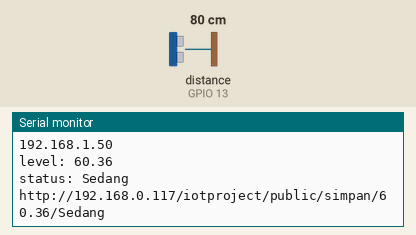
Bench run of a sketch on a simulated ESP32. On the bench: the last lines printed to the serial monitor. Wiring (inferred from the names in the program): ultrasonic range finder: trigger GPIO 12; echo GPIO 13. The inputs (shaded band) are chosen by the test bench; at power-on: distance to the obstacle (sensor on GPIO 13) 80 cm. The echo pulse lasts 58.3 µs per cm; WiFi joins after 1.5 s; servers stay silent unless stated.

Above: at 2.7 s.
2.8 s: distance to the obstacle (sensor on GPIO 13) set to 2 cm
At 3.4 s:
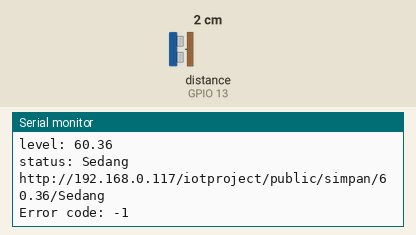
7.4 s: distance to the obstacle (sensor on GPIO 13) set to 250 cm
At 9.2 s:
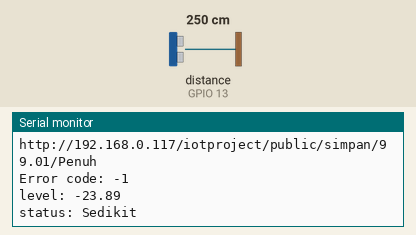
Timing chart, 0 to 10.7 s (numbered marks = the images above; inputs shaded):
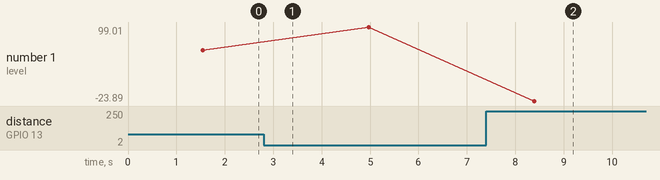

The sketch:

iotproject_Computing.ino
```cpp
#include <Wire.h>
#include <WiFi.h>
#include <HTTPClient.h>

// ---------- set val. untuk wifi ----------//
const char* ssid = "Kost@Jamaludin_Depan"; // untuk mengganti nama wifi
const char* password = "Cikarang2023"; /// untuk mengganti password wifi
// ------------ end ---------------//
// --------- set val. untuk web -------//
const char* serverName = "192.168.0.117";
const int httpPort = 8080; // Port HTTPS
String id_device = "1";
String status_send = "ERR";
// -------------- end --------------//
// Konfigurasi sensor ultrasonik
const int trigPin = 12;
const int echoPin = 13;

void setup() {
  Serial.begin(9600);

  // Inisialisasi pin untuk sensor ultrasonik
  pinMode(trigPin, OUTPUT);
  pinMode(echoPin, INPUT);
  //Setup Wifi connection
  WiFi.mode(WIFI_STA);
  WiFi.begin(ssid, password);
  Serial.println("Connecting to WiFi ..");
  while (WiFi.status() != WL_CONNECTED) {
    Serial.print('.');
  }
  Serial.println("CONNECTED");
  Serial.println("IP address: ");
  Serial.println(WiFi.localIP());
  digitalWrite(BUILTIN_LED, HIGH);
}

void loop() {
  cek_koneksi();
  // Baca tinggi tempat sampah dari sensor ultrasonik
  float sensor = bacaTinggi();
  // Konversi tinggi menjadi level
  float level = 100 - ((sensor / 200.0) * 100.0);
  // Tentukan status level
  String status;
  if (level < 40) {
    status = "Sedikit";
  } else if (level >= 40 && level <= 90) {
    status = "Sedang";
  } else {
    status = "Penuh";
  }
  Serial.print("level: ");
  Serial.println(level);
  Serial.print("status: ");
  Serial.println(status);
  delay(1000);
  // Kirim data ke server
  kirimDataKeServer(level, status);
  delay(1000); // Kirim data setiap 10 detik
}

//Fungsi baca tinggi
float bacaTinggi() {
  digitalWrite(trigPin, LOW);
  delayMicroseconds(2);
  digitalWrite(trigPin, HIGH);
  delayMicroseconds(10);
  digitalWrite(trigPin, LOW);
  return pulseIn(echoPin, HIGH) * 0.034 / 2;
}

//Fungsi kirim data ke server
void kirimDataKeServer(float level, String status) {
  HTTPClient http;

  String url;
  url = "http://" + String(serverName) + "/iotproject/public/simpan/" + String(level) + "/" + String(status);

  Serial.println(url);
  // Mengirimkan data ke server

  http.begin(url);
  int httpResponseCode = http.GET();

  if (httpResponseCode > 0) {
    String response = http.getString();
    Serial.println("Server response: " + response);
  } else {
    Serial.print("Error code: ");
    Serial.println(httpResponseCode);
  }
  delay(200);
  http.end();
  delay(1000);
}


void cek_koneksi() {
  if (WiFi.status() != WL_CONNECTED) {
  Serial.println("not connect to webserver");
  }
}
```

Measured:
- after the input at 7.4 s, the serial monitor: prints a new line after 0.99 s (image 2)
- plotted number 1: 60.36 → 99.01 after the input at 2.8 s, 99.01 → -23.89 after the input at 7.4 s
